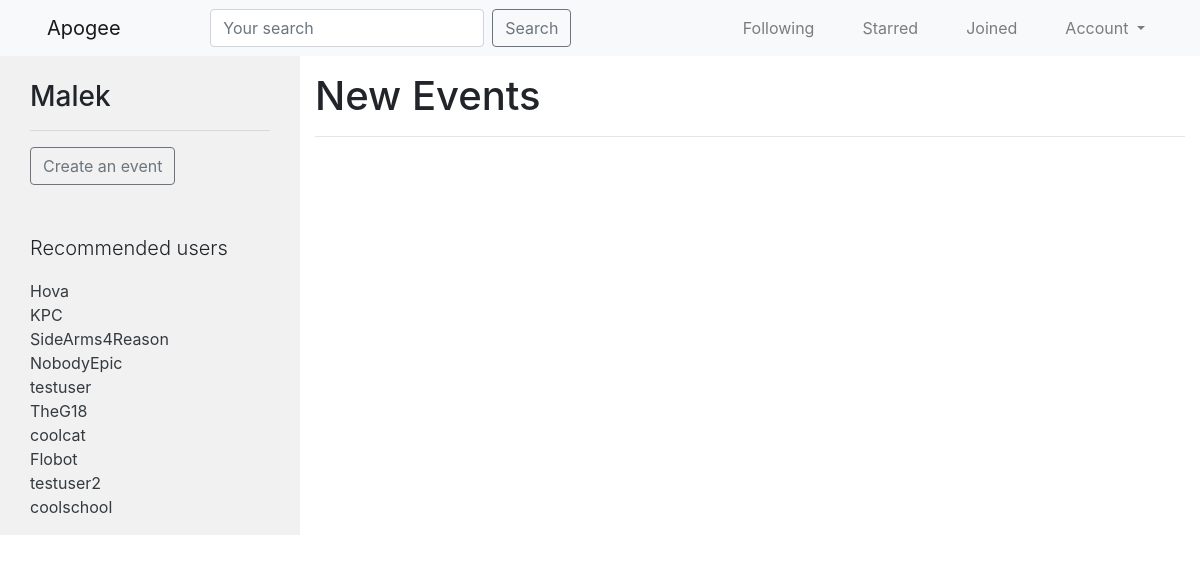
Screenshot of / (signed in) with the database file from the repository.
### accounts/models.py (models this page shows, shortened)
class UserProfile(models.Model):
	user = models.OneToOneField(
			settings.AUTH_USER_MODEL,
			on_delete=models.CASCADE,
			related_name='profile'
		)
	following = models.ManyToManyField(
			settings.AUTH_USER_MODEL,
			blank=True,
			related_name='followed_by'
		)
	profile_picture = models.ImageField(upload_to='profile_pics/%Y/%m/%d/', blank=True)
	banner = models.ImageField(upload_to='banners/%Y/%m/%d/', blank=True)
	bio = models.TextField(max_length=700, blank=True)
	objects = UserProfileManager()
	def get_following(self):
		users = self.following.all()
		return users.exclude(username=self.user.username)
	def get_absolute_url(self):
		return reverse_lazy('profiles:detail', kwargs={'username': self.user.username})
	def get_edit_url(self):
		return reverse_lazy('profiles:edit', kwargs={'username': self.user.username})

### parties/views.py (the view)
# urls.py: path('', PartyListView.as_view(), name='home'),
class PartyListView(LoginRequiredMixin, ListView):
	def get_queryset(self, *args, **kwargs):
		qs = Party.objects.all()
		return qs
	def get_context_data(self, *args, **kwargs):
		context = super(PartyListView, self).get_context_data(*args, **kwargs)
		return context

### accounts/models.py (called while the page is built)
	def recommended(self, user, limit_to=10):
		profile = user.profile
		following = profile.get_following()
		qs = self.get_queryset().exclude(user__in=following).exclude(id=profile.id).order_by('?')[:limit_to]
		return qs

### accounts/templatetags/recommended.py (called while the page is built)
@register.inclusion_tag('accounts/snippets/recommended.html')
def recommended(user):
	if isinstance(user, User):
		qs = UserProfile.objects.recommended(user)
		return {'recommended': qs}

### parties/templates/parties/party_list.html (shortened to what this page needs)
{% extends 'base.html' %}
{% load recommended %}
{% block content %}
<div class='row'>
	<div class='col-sm-3 grey-background'>
		<div class='col-sm-12 mt-4'>
			<h3>{{ request.user }}</h3><hr>
		</div>
		<div class='col-sm-12 mt-3'>
			<a href="{% url 'parties:create' %}">
				<button class='btn btn-outline-secondary'>Create an event</button>
			</a>
		</div>
		<div class='col-sm-12 mt-5'>
			<p class='lead'>Recommended users</p>
			<p>{% recommended request.user %}</p>
		</div>
	</div>
	<div class='col-sm-9 mt-3'>
		<h1>New Events</h1><hr>
	</div>
</div>
{% endblock content %}

### accounts/templates/accounts/snippets/recommended.html
{% for profile in recommended %}
	<a class='text-dark' href='/profiles/{{ profile.user.username }}'>{{ profile.user.username }}</a><br>
{% empty %}
	<p class='lead'>No recommendations</p>
{% endfor %}

### templates/base.html (style rules this page uses)
.grey-background { background-color: #f1f1f1; }

### rows the page displays
UserProfile: user.username "Hova"
UserProfile: user.username "KPC"
UserProfile: user.username "SideArms4Reason"
UserProfile: user.username "NobodyEpic"
UserProfile: user.username "testuser"
UserProfile: user.username "TheG18"
UserProfile: user.username "coolcat"
UserProfile: user.username "Flobot"
UserProfile: user.username "testuser2"
UserProfile: user.username "coolschool"

### other values shown
{{ request.user }} "Malek"
